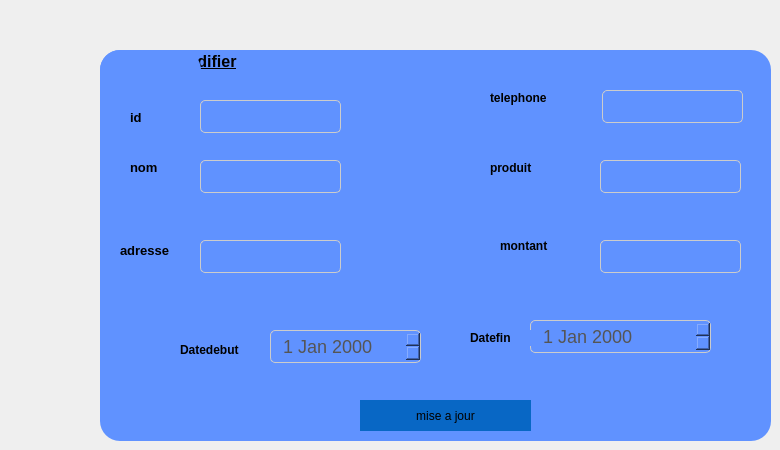
   <widget class="QWidget" name="tab_14">
    <attribute name="title">
     <string>Modifier</string>
    </attribute>
    <widget class="QGroupBox" name="groupBox_6">
     <property name="geometry">
      <rect>
       <x>100</x>
       <y>50</y>
       <width>671</width>
       <height>391</height>
      </rect>
     </property>
     <property name="font">
      <font>
       <pointsize>12</pointsize>
       <weight>75</weight>
       <bold>true</bold>
       <underline>true</underline>
      </font>
     </property>
     <property name="styleSheet">
      <string notr="true">background-color: rgb(96, 146, 255);
 border-radius: 20px; </string>
     </property>
     <property name="title">
      <string>                modifier</string>
     </property>
     <widget class="QLabel" name="label_43">
      <property name="geometry">
       <rect>
        <x>30</x>
        <y>60</y>
        <width>47</width>
        <height>14</height>
       </rect>
      </property>
      <property name="font">
       <font>
        <pointsize>10</pointsize>
        <weight>75</weight>
        <bold>true</bold>
       </font>
      </property>
      <property name="text">
       <string>id</string>
      </property>
     </widget>
     <widget class="QLabel" name="label_44">
      <property name="geometry">
       <rect>
        <x>30</x>
        <y>110</y>
        <width>47</width>
        <height>14</height>
       </rect>
      </property>
      <property name="font">
       <font>
        <pointsize>10</pointsize>
        <weight>75</weight>
        <bold>true</bold>
       </font>
      </property>
      <property name="text">
       <string>nom</string>
      </property>
     </widget>
     <widget class="QLabel" name="label_45">
      <property name="geometry">
       <rect>
        <x>20</x>
        <y>190</y>
        <width>71</width>
        <height>20</height>
       </rect>
      </property>
      <property name="font">
       <font>
        <pointsize>10</pointsize>
        <weight>75</weight>
        <bold>true</bold>
       </font>
      </property>
      <property name="text">
       <string>adresse</string>
      </property>
     </widget>
     <widget class="QPushButton" name="pushButton_modifier_2">
      <property name="geometry">
       <rect>
        <x>260</x>
        <y>350</y>
        <width>171</width>
        <height>31</height>
       </rect>
      </property>
      <property name="styleSheet">
       <string notr="true">   background-color: #0867c5;
 border-radius: 20px; </string>
      </property>
      <property name="text">
       <string>mise a jour</string>
      </property>
     </widget>
     <widget class="QLineEdit" name="lineEdit_modifier_id_2">
      <property name="geometry">
       <rect>
        <x>100</x>
        <y>50</y>
        <width>141</width>
        <height>41</height>
       </rect>
      </property>
      <property name="styleSheet">
       <string notr="true">  font-family: 'Segoe UI', Tahoma, Geneva, Verdana, sans-serif;
  font-size: 18px;
  color: #555;
  display: inline-block;
  margin-bottom: 8px;
  border: 1px solid #ccc; /* Ajoute une bordure solide de couleur #ccc */
  padding: 5px 10px; /* Ajoute un peu d'espace interne pour un meilleur aspect */
  border-radius: 5px;</string>
      </property>
     </widget>
     <widget class="QLineEdit" name="lineEdit_modifier_nom">
      <property name="geometry">
       <rect>
        <x>100</x>
        <y>110</y>
        <width>141</width>
        <height>41</height>
       </rect>
      </property>
      <property name="styleSheet">
       <string notr="true">  font-family: 'Segoe UI', Tahoma, Geneva, Verdana, sans-serif;
  font-size: 18px;
  color: #555;
  display: inline-block;
  margin-bottom: 8px;
  border: 1px solid #ccc; /* Ajoute une bordure solide de couleur #ccc */
  padding: 5px 10px; /* Ajoute un peu d'espace interne pour un meilleur aspect */
  border-radius: 5px;</string>
      </property>
     </widget>
     <widget class="QLineEdit" name="lineEdit_modifier_adresse">
      <property name="geometry">
       <rect>
        <x>100</x>
        <y>190</y>
        <width>141</width>
        <height>41</height>
       </rect>
      </property>
      <property name="styleSheet">
       <string notr="true">  font-family: 'Segoe UI', Tahoma, Geneva, Verdana, sans-serif;
  font-size: 18px;
  color: #555;
  display: inline-block;
  margin-bottom: 8px;
  border: 1px solid #ccc; /* Ajoute une bordure solide de couleur #ccc */
  padding: 5px 10px; /* Ajoute un peu d'espace interne pour un meilleur aspect */
  border-radius: 5px;</string>
      </property>
     </widget>
     <widget class="QLabel" name="label_46">
      <property name="geometry">
       <rect>
        <x>390</x>
        <y>40</y>
        <width>81</width>
        <height>16</height>
       </rect>
      </property>
      <property name="font">
       <font>
        <weight>75</weight>
        <bold>true</bold>
       </font>
      </property>
      <property name="text">
       <string>telephone</string>
      </property>
     </widget>
     <widget class="QLabel" name="label_47">
      <property name="geometry">
       <rect>
        <x>390</x>
        <y>110</y>
        <width>91</width>
        <height>16</height>
       </rect>
      </property>
      <property name="font">
       <font>
        <weight>75</weight>
        <bold>true</bold>
       </font>
      </property>
      <property name="text">
       <string>produit</string>
      </property>
     </widget>
     <widget class="QLabel" name="label_48">
      <property name="geometry">
       <rect>
        <x>400</x>
        <y>186</y>
        <width>56</width>
        <height>20</height>
       </rect>
      </property>
      <property name="font">
       <font>
        <weight>75</weight>
        <bold>true</bold>
       </font>
      </property>
      <property name="text">
       <string>montant</string>
      </property>
     </widget>
     <widget class="QLineEdit" name="lineEdit_modifier_telephone">
      <property name="geometry">
       <rect>
        <x>502</x>
        <y>40</y>
        <width>141</width>
        <height>41</height>
       </rect>
      </property>
      <property name="styleSheet">
       <string notr="true">  font-family: 'Segoe UI', Tahoma, Geneva, Verdana, sans-serif;
  font-size: 18px;
  color: #555;
  display: inline-block;
  margin-bottom: 8px;
  border: 1px solid #ccc; /* Ajoute une bordure solide de couleur #ccc */
  padding: 5px 10px; /* Ajoute un peu d'espace interne pour un meilleur aspect */
  border-radius: 5px;</string>
      </property>
     </widget>
     <widget class="QLineEdit" name="lineEdit_modifier_produit">
      <property name="geometry">
       <rect>
        <x>500</x>
        <y>110</y>
        <width>141</width>
        <height>41</height>
       </rect>
      </property>
      <property name="styleSheet">
       <string notr="true">  font-family: 'Segoe UI', Tahoma, Geneva, Verdana, sans-serif;
  font-size: 18px;
  color: #555;
  display: inline-block;
  margin-bottom: 8px;
  border: 1px solid #ccc; /* Ajoute une bordure solide de couleur #ccc */
  padding: 5px 10px; /* Ajoute un peu d'espace interne pour un meilleur aspect */
  border-radius: 5px;</string>
      </property>
     </widget>
     <widget class="QLineEdit" name="lineEdit_modifier_montant">
      <property name="geometry">
       <rect>
        <x>500</x>
        <y>190</y>
        <width>141</width>
        <height>41</height>
       </rect>
      </property>
      <property name="styleSheet">
       <string notr="true">  font-family: 'Segoe UI', Tahoma, Geneva, Verdana, sans-serif;
  font-size: 18px;
  color: #555;
  display: inline-block;
  margin-bottom: 8px;
  border: 1px solid #ccc; /* Ajoute une bordure solide de couleur #ccc */
  padding: 5px 10px; /* Ajoute un peu d'espace interne pour un meilleur aspect */
  border-radius: 5px;</string>
      </property>
     </widget>
     <widget class="QDateEdit" name="dateEdit_modifier_datedebut">
      <property name="geometry">
       <rect>
        <x>170</x>
        <y>280</y>
        <width>151</width>
        <height>41</height>
       </rect>
      </property>
      <property name="styleSheet">
       <string notr="true">  font-family: 'Segoe UI', Tahoma, Geneva, Verdana, sans-serif;
  font-size: 18px;
  color: #555;
  display: inline-block;
  margin-bottom: 8px;
  border: 1px solid #ccc; /* Ajoute une bordure solide de couleur #ccc */
  padding: 5px 10px; /* Ajoute un peu d'espace interne pour un meilleur aspect */
  border-radius: 5px;</string>
      </property>
     </widget>
     <widget class="QDateEdit" name="dateEdit_modifier_datefin">
      <property name="geometry">
       <rect>
        <x>430</x>
        <y>270</y>
        <width>181</width>
        <height>41</height>
       </rect>
      </property>
      <property name="styleSheet">
       <string notr="true">  font-family: 'Segoe UI', Tahoma, Geneva, Verdana, sans-serif;
  font-size: 18px;
  color: #555;
  display: inline-block;
  margin-bottom: 8px;
  border: 1px solid #ccc; /* Ajoute une bordure solide de couleur #ccc */
  padding: 5px 10px; /* Ajoute un peu d'espace interne pour un meilleur aspect */
  border-radius: 5px;</string>
      </property>
     </widget>
     <widget class="QLabel" name="label_49">
      <property name="geometry">
       <rect>
        <x>80</x>
        <y>290</y>
        <width>71</width>
        <height>20</height>
       </rect>
      </property>
      <property name="font">
       <font>
        <weight>75</weight>
        <bold>true</bold>
       </font>
      </property>
      <property name="text">
       <string>Datedebut</string>
      </property>
     </widget>
     <widget class="QLabel" name="label_50">
      <property name="geometry">
       <rect>
        <x>370</x>
        <y>280</y>
        <width>71</width>
        <height>16</height>
       </rect>
      </property>
      <property name="font">
       <font>
        <weight>75</weight>
        <bold>true</bold>
       </font>
      </property>
      <property name="text">
       <string>Datefin</string>
      </property>
     </widget>
     <widget class="QPushButton" name="pushButton_10">
      <property name="geometry">
       <rect>
        <x>0</x>
        <y>0</y>
        <width>101</width>
        <height>51</height>
       </rect>
      </property>
      <property name="text">
       <string/>
      </property>
      <property name="icon">
       <iconset>
        <normaloff>:/resources/contract_black.png</normaloff>:/resources/contract_black.png</iconset>
      </property>
      <property name="iconSize">
       <size>
        <width>40</width>
        <height>40</height>
       </size>
      </property>
     </widget>
    </widget>
   </widget>
